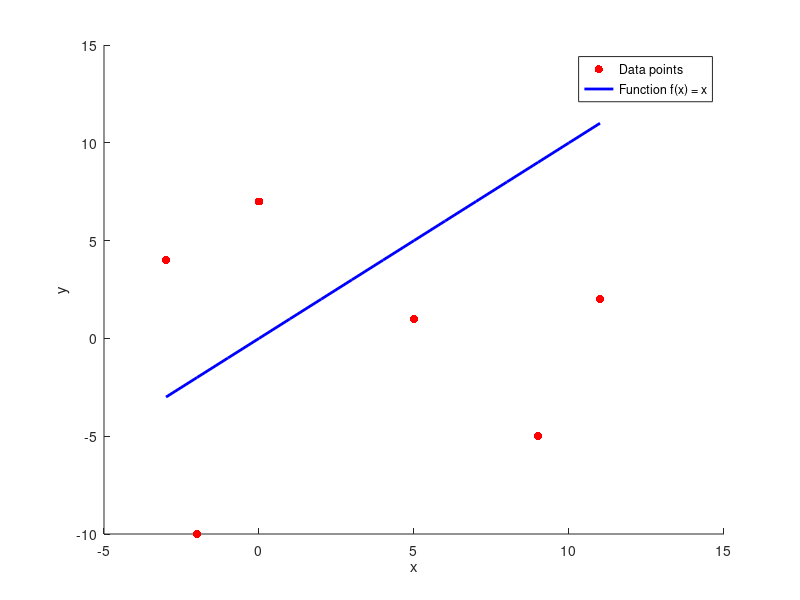

Recreate this plot in MATLAB.
% Data points
datx = [-3, -2, 0, 5, 9, 11];
daty = [4, -10, 7, 1, -5, 2];

% Function
f = @(x) x;

% Plot scatter points
scatter(datx, daty, 'filled', 'MarkerFaceColor', 'red');
hold on;

% Plot function
x = min(datx):max(datx);  % Use the range of data points as x interval
plot(x, f(x), 'blue', 'LineWidth', 2);

% Label axes
xlabel('x');
ylabel('y');

% Add legend
legend('Data points', 'Function f(x) = x');

% Turn off hold
hold off;
